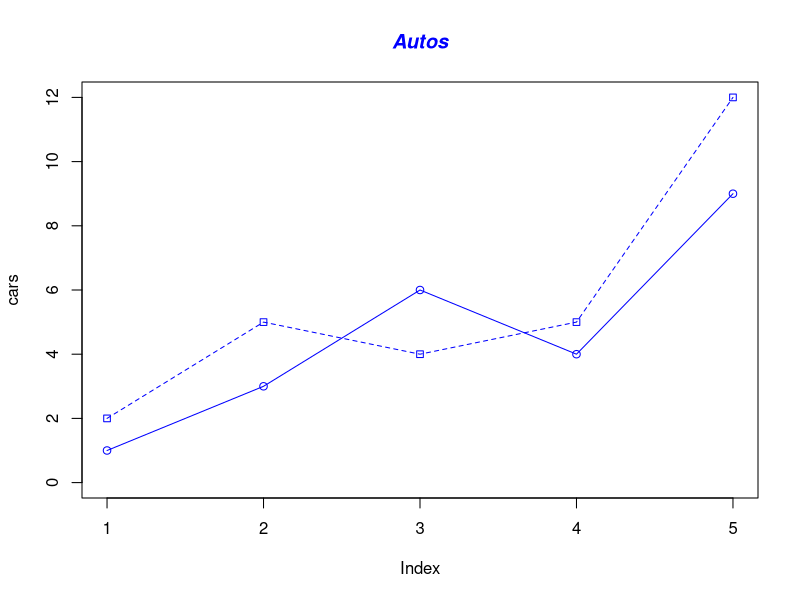

Here is the R script that generated this plot:
# Define 2 vectors
cars <- c(1, 3, 6, 4, 9)
trucks <- c(2, 5, 4, 5, 12)

# Graph cars using a y axis that ranges from 0 to 12
plot(cars, type="o", col="blue", ylim=c(0,12))

# Graph trucks with red dashed line and square points
lines(trucks, type="o", pch=22, lty=2, col="blue")

# Create a title with a red, bold/italic font
title(main="Autos", col.main="blue", font.main=4)
